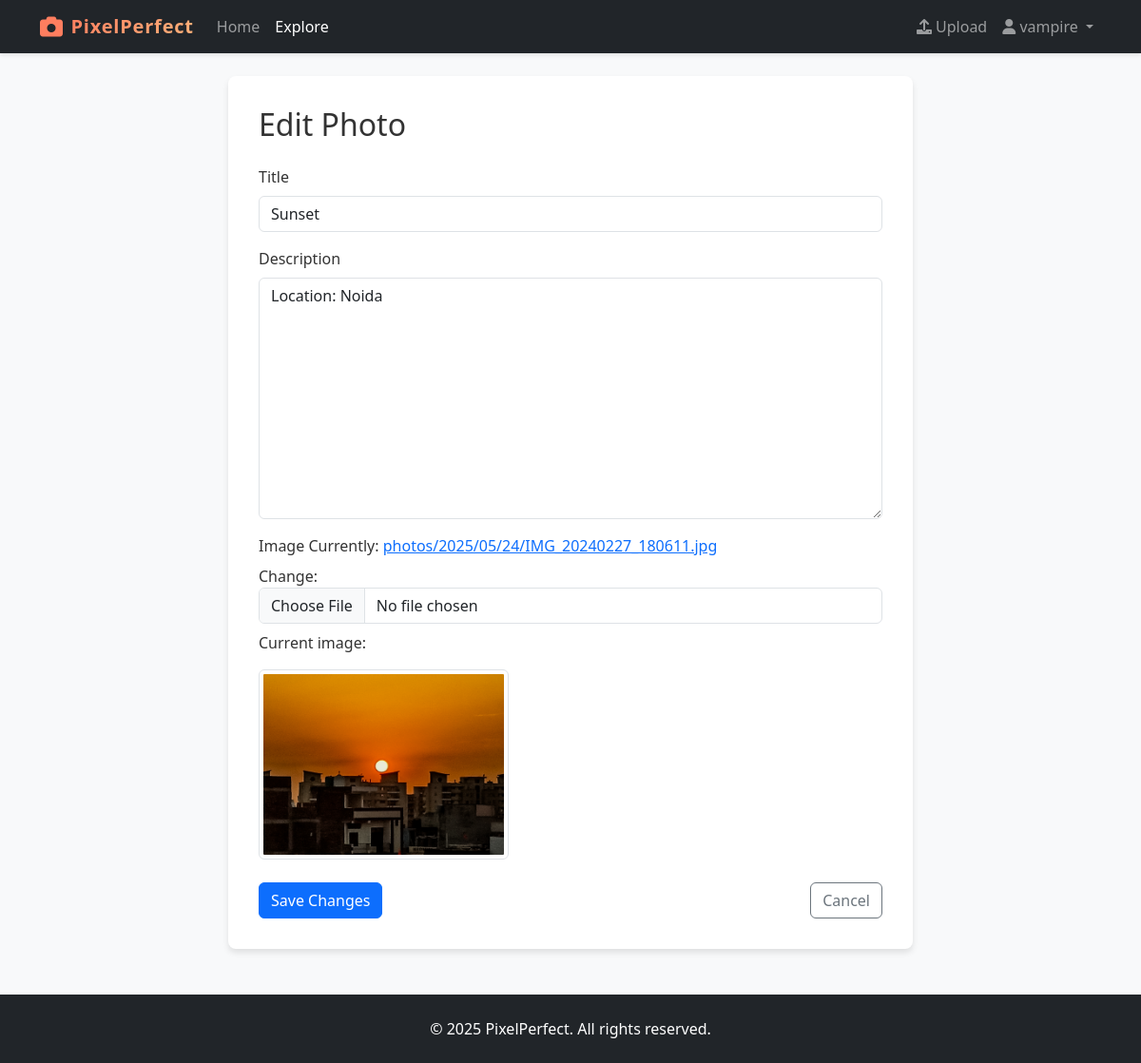
The page /photos/1/update/ (signed in) on the database its author committed.
### photos/models.py (models this page shows, shortened)
class Photo(models.Model):
    title = models.CharField(max_length=200)
    description = models.TextField(blank=True)
    image = models.ImageField(upload_to='photos/%Y/%m/%d/')
    created_at = models.DateTimeField(auto_now_add=True)
    user = models.ForeignKey(User, on_delete=models.CASCADE, related_name='photos')

### photos/views.py (the view, shortened to what this page needs)
# urls.py: path('photos/<int:pk>/update/', views.PhotoUpdateView.as_view(), name='photo_update'),
class PhotoUpdateView(LoginRequiredMixin, UserPassesTestMixin, UpdateView):
    model = Photo
    form_class = PhotoUploadForm
    template_name = 'photos/photo_form.html'
    def test_func(self):
        photo = self.get_object()
        return self.request.user == photo.user

### photos/forms.py
class PhotoUploadForm(forms.ModelForm):
    class Meta:
        model = Photo
        fields = ['title', 'description', 'image']
    def __init__(self, *args, **kwargs):
        super(PhotoUploadForm, self).__init__(*args, **kwargs)
        for fieldname in self.fields:
            self.fields[fieldname].widget.attrs.update({'class': 'form-control'})

### templates/photos/photo_form.html (shortened to what this page needs)
{% extends 'base.html' %}
{% load static %}
{% block content %}
    <div class="container">
        <div class="row">
            <div class="col-md-8 offset-md-2">
                <div class="form-container">
                    <h2 class="mb-4">
                        {% if photo.id %}
                            Edit Photo
                        {% else %}
                            Upload Photo
                        {% endif %}
                    </h2>
                    <form method="post" enctype="multipart/form-data">
                        <div class="mb-3">
                            <label for="{{ form.title.id_for_label }}" class="form-label">Title</label>
                            {{ form.title }}
                        </div>
                        <div class="mb-3">
                            <label for="{{ form.description.id_for_label }}" class="form-label">Description</label>
                            {{ form.description }}
                        </div>
                        <div class="mb-4">
                            <label for="{{ form.image.id_for_label }}" class="form-label">Image</label>
                            {{ form.image }}
                            {% if photo.image %}
                                <div class="mt-2">
                                    <p>Current image:</p>
                                    <img src="{{ photo.image.url }}" alt="{{ photo.title }}" class="img-thumbnail" style="max-height: 200px;">
                                </div>
                            {% endif %}
                        </div>
                        <div class="d-flex justify-content-between">
                            <button type="submit" class="btn btn-primary">
                                {% if photo.id %}
                                    Save Changes
                                {% else %}
                                    Upload Photo
                                {% endif %}
                            </button>
                            <a href="{% if photo.id %}{% url 'photo_detail' photo.id %}{% else %}{% url 'home' %}{% endif %}" class="btn btn-outline-secondary">Cancel</a>
                        </div>
                    </form>
                </div>
            </div>
        </div>
    </div>
{% endblock %}

### templates/base.html (shortened to what this page needs)
<!DOCTYPE html>
<html lang="en">
<head>
    {% load static %}
    <link href="https://cdn.jsdelivr.net/npm/bootstrap@5.3.0-alpha1/dist/css/bootstrap.min.css" rel="stylesheet">
    <link rel="stylesheet" href="https://cdnjs.cloudflare.com/ajax/libs/font-awesome/6.0.0/css/all.min.css">
    <link rel="stylesheet" href="{% static 'css/style.css' %}">
</head>
<body>
    <nav class="navbar navbar-expand-lg navbar-dark bg-dark">
        <div class="container">
            <a class="navbar-brand" href="{% url 'home' %}">
                <i class="fas fa-camera"></i> <span class="brand-text">PixelPerfect</span>
            </a>
            <div class="collapse navbar-collapse" id="navbarNav">
                <ul class="navbar-nav me-auto">
                    <li class="nav-item">
                        <a class="nav-link {% if request.path == '/' %}active{% endif %}" href="{% url 'home' %}">Home</a>
                    </li>
                    <li class="nav-item">
                        <a class="nav-link {% if 'photos/' in request.path and 'new' not in request.path %}active{% endif %}" href="{% url 'photo_list' %}">Explore</a>
                    </li>
                </ul>
                <ul class="navbar-nav ms-auto">
                    {% if user.is_authenticated %}
                        <li class="nav-item">
                            <a class="nav-link {% if 'new' in request.path %}active{% endif %}" href="{% url 'photo_create' %}">
                                <i class="fas fa-upload"></i> Upload
                            </a>
                        </li>
                        <li class="nav-item dropdown">
                            <a class="nav-link dropdown-toggle" href="#" id="navbarDropdown" role="button" data-bs-toggle="dropdown" aria-expanded="false">
                                <i class="fas fa-user"></i> {{ user.username }}
                            </a>
                        </li>
                    {% endif %}
                </ul>
            </div>
        </div>
    </nav>
    <main class="container mt-4">
        {% block content %}{% endblock %}
    </main>
    <footer class="bg-dark text-white text-center py-4 mt-5">
        <div class="container">
            <p class="mb-0">&copy; {% now "Y" %} PixelPerfect. All rights reserved.</p>
        </div>
    </footer>
</body>
</html>

### static/css/style.css (style rules this page uses)
body { font-family: 'Segoe UI', Tahoma, Geneva, Verdana, sans-serif; background-color: #f8f9fa; color: #333; }
.navbar { box-shadow: 0 2px 4px rgba(0, 0, 0, 0.1); }
.navbar-brand { font-weight: 600; letter-spacing: 0.5px; display: flex; align-items: center; }
.navbar-brand i { font-size: 1.5rem; margin-right: 8px; color: #ff7e5f; }
.brand-text { background: linear-gradient(135deg, #ff7e5f 0%, #feb47b 100%); -webkit-background-clip: text; background-clip: text; -webkit-text-fill-color: transparent; font-weight: 700; letter-spacing: 0.8px; }
.form-container { background-color: #fff; border-radius: 8px; box-shadow: 0 4px 6px rgba(0, 0, 0, 0.1); padding: 2rem; }
footer { margin-top: auto; }

### rows shown on the page
Photo: title "Sunset", description "Location: Noida", image (picture)

### other values the page prints
{{ user.username }} "vampire"
